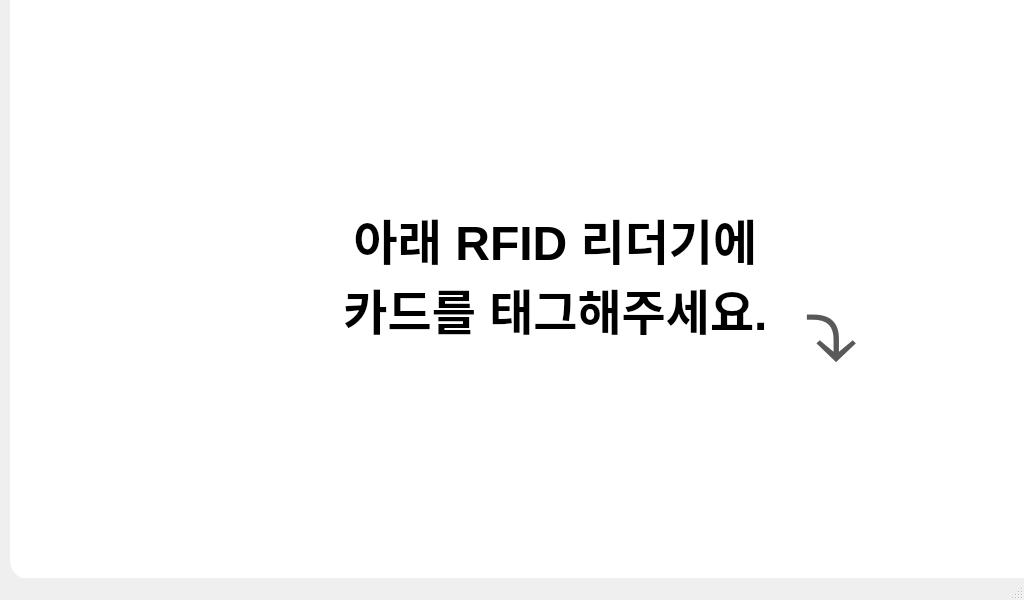
<?xml version="1.0" encoding="UTF-8"?>
<ui version="4.0">
 <class>checkWindow</class>
 <widget class="QMainWindow" name="checkWindow">
  <property name="geometry">
   <rect>
    <x>0</x>
    <y>0</y>
    <width>1024</width>
    <height>600</height>
   </rect>
  </property>
  <property name="windowTitle">
   <string>MainWindow</string>
  </property>
  <widget class="QWidget" name="centralwidget">
   <widget class="QLabel" name="storeLabel">
    <property name="geometry">
     <rect>
      <x>10</x>
      <y>-20</y>
      <width>1024</width>
      <height>600</height>
     </rect>
    </property>
    <property name="styleSheet">
     <string notr="true">background-color: rgba( 255, 255, 255); border-radius: 20px</string>
    </property>
    <property name="text">
     <string/>
    </property>
   </widget>
   <widget class="QTextEdit" name="textEdit">
    <property name="geometry">
     <rect>
      <x>280</x>
      <y>200</y>
      <width>551</width>
      <height>201</height>
     </rect>
    </property>
    <property name="styleSheet">
     <string notr="true">color:rgb(0, 0, 0);background-color: rgb(255,255,255); border-radius: 20px</string>
    </property>
    <property name="html">
     <string>&lt;!DOCTYPE HTML PUBLIC &quot;-//W3C//DTD HTML 4.0//EN&quot; &quot;http://www.w3.org/TR/REC-html40/strict.dtd&quot;&gt;
&lt;html&gt;&lt;head&gt;&lt;meta name=&quot;qrichtext&quot; content=&quot;1&quot; /&gt;&lt;style type=&quot;text/css&quot;&gt;
p, li { white-space: pre-wrap; }
&lt;/style&gt;&lt;/head&gt;&lt;body style=&quot; font-family:'Ubuntu'; font-size:11pt; font-weight:400; font-style:normal;&quot;&gt;
&lt;p align=&quot;center&quot; style=&quot; margin-top:0px; margin-bottom:0px; margin-left:0px; margin-right:0px; -qt-block-indent:0; text-indent:0px;&quot;&gt;&lt;span style=&quot; font-size:36pt; font-weight:600;&quot;&gt;아래 RFID 리더기에&lt;/span&gt;&lt;/p&gt;
&lt;p align=&quot;center&quot; style=&quot; margin-top:0px; margin-bottom:0px; margin-left:0px; margin-right:0px; -qt-block-indent:0; text-indent:0px;&quot;&gt;&lt;span style=&quot; font-size:36pt; font-weight:600;&quot;&gt;카드를 태그해주세요.&lt;/span&gt;&lt;/p&gt;&lt;/body&gt;&lt;/html&gt;</string>
    </property>
   </widget>
   <widget class="QTextEdit" name="textEdit_2">
    <property name="geometry">
     <rect>
      <x>800</x>
      <y>270</y>
      <width>171</width>
      <height>201</height>
     </rect>
    </property>
    <property name="styleSheet">
     <string notr="true">color:rgb(0, 0, 0);background-color: rgb(255,255,255); border-radius: 20px</string>
    </property>
    <property name="html">
     <string>&lt;!DOCTYPE HTML PUBLIC &quot;-//W3C//DTD HTML 4.0//EN&quot; &quot;http://www.w3.org/TR/REC-html40/strict.dtd&quot;&gt;
&lt;html&gt;&lt;head&gt;&lt;meta name=&quot;qrichtext&quot; content=&quot;1&quot; /&gt;&lt;style type=&quot;text/css&quot;&gt;
p, li { white-space: pre-wrap; }
&lt;/style&gt;&lt;/head&gt;&lt;body style=&quot; font-family:'Ubuntu'; font-size:11pt; font-weight:400; font-style:normal;&quot;&gt;
&lt;p style=&quot; margin-top:0px; margin-bottom:0px; margin-left:0px; margin-right:0px; -qt-block-indent:0; text-indent:0px;&quot;&gt;&lt;a name=&quot;docs-internal-guid-e08127d9-7fff-f526-ef34-0e143ae3529e&quot;&gt;&lt;/a&gt;&lt;span style=&quot; font-family:'Arial','sans-serif'; font-size:72pt; color:#595959; background-color:transparent;&quot;&gt;⤵&lt;/span&gt;&lt;/p&gt;&lt;/body&gt;&lt;/html&gt;</string>
    </property>
   </widget>
  </widget>
  <widget class="QMenuBar" name="menubar">
   <property name="geometry">
    <rect>
     <x>0</x>
     <y>0</y>
     <width>1024</width>
     <height>22</height>
    </rect>
   </property>
  </widget>
  <widget class="QStatusBar" name="statusbar"/>
 </widget>
 <resources/>
 <connections/>
</ui>
